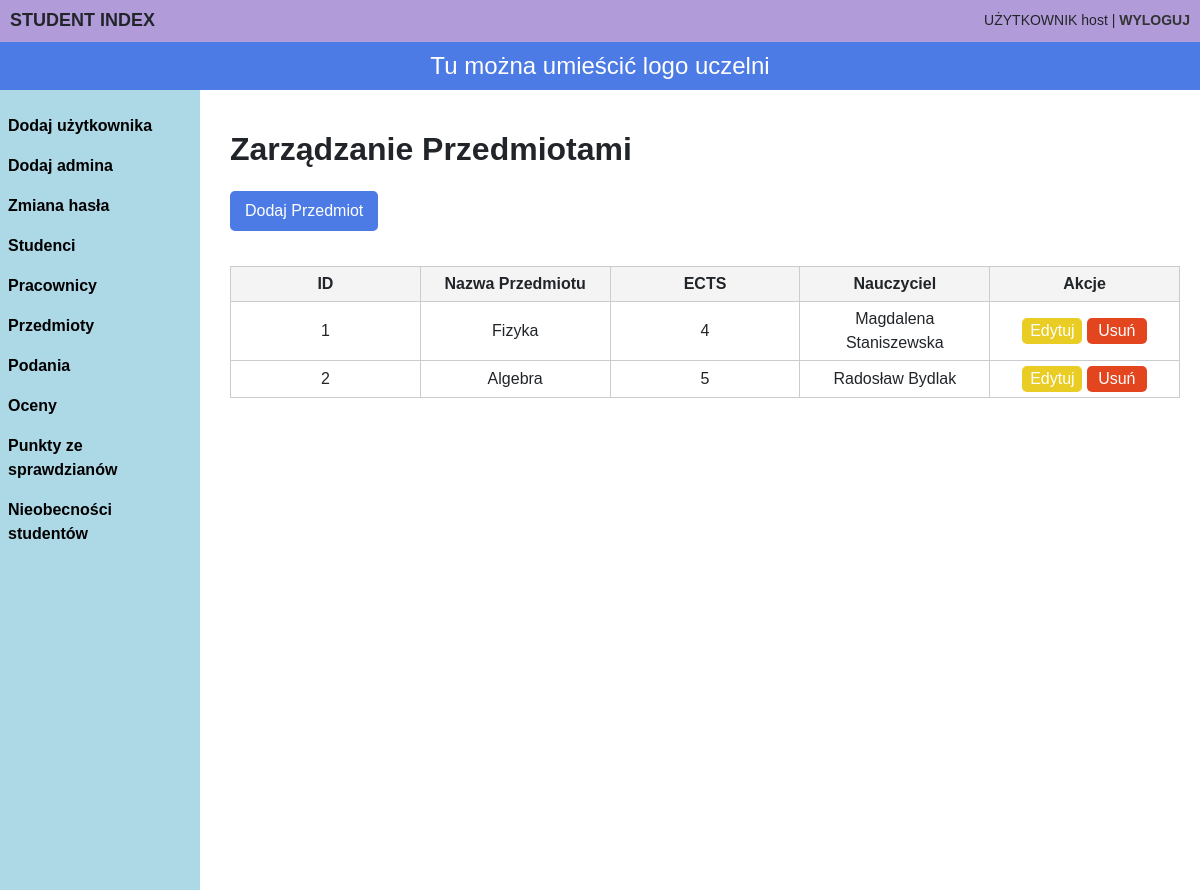
The page /admin_dashboard/subjects_info/ (signed in) on the database its author committed.
### Studentind/models.py (models this page shows, shortened)
class CustomUser(AbstractUser):
    ROLE_CHOICES = (
        ('Student', 'Student'),
        ('Teacher', 'Teacher'),
        ('Admin', 'Admin'),
    )
    role = models.CharField(max_length=10, choices=ROLE_CHOICES, default='student')

class Teacher(models.Model):
    teacherIndex = models.CharField(max_length=4, editable=False, unique=True)
    name = models.CharField(max_length=20)
    surname = models.CharField(max_length=20)
    email = models.CharField(max_length=35)
    pesel = models.CharField(max_length=11, unique = True)
    phone_nr = models.CharField(max_length=9)
    city = models.CharField(max_length = 20)
    street = models.CharField(max_length = 20)
    home_nr = models.CharField(max_length = 4)
    flat_nr = models.CharField(max_length = 7, null = True, blank = True)

class Subject(models.Model):
    subjectName = models.CharField(max_length=25, default="-")
    teacher = models.ForeignKey(Teacher, on_delete = models.CASCADE, db_constraint=False)
    ects = models.IntegerField(max_length=2)

### Studentind/views.py (the view)
# urls.py: path('admin_dashboard/subjects_info/', subjects_info , name='subjects_info'),
def subjects_info(request):
    subjects = Subject.objects.all()
    subjects_data = [
        {
            'id': subject.id,
            'subjectName': subject.subjectName,
            'ects': subject.ects,
            'teacherID': subject.teacher,
            'teacherName': subject.teacher.name,
            'teacherSurname': subject.teacher.surname,
            'teacherIndex': subject.teacher.teacherIndex,
        }
        for subject in subjects
    ]
    return render(request, 'subjects_info.html', {'subjects': subjects_data})

### Studentind/templates/subjects_info.html (shortened to what this page needs)
<!DOCTYPE html>
<html lang="pl">
<head>
    <link rel="stylesheet" href="https://stackpath.bootstrapcdn.com/bootstrap/4.5.2/css/bootstrap.min.css">
</head>
<body>
    <div class="header">
        <h1>STUDENT INDEX</h1>
        <div class="user-info">
            UŻYTKOWNIK {{user.username}} | <a href="/logout">WYLOGUJ</a>
        </div>
    </div>
    <a href="{% url 'admin_dashboard' %}">
    <div class="logo-bar">
        <h1>Tu można umieścić logo uczelni</h1>
    </div>
    </a>
    <div class="sidebar" id="sidebar">
        <a href="{% url 'register_user' %}">Dodaj użytkownika</a>
        <a href="{% url 'admins_view' %}">Dodaj admina</a>
        <a href="{% url 'user_list' %}">Zmiana hasła</a>
        <a href="{% url 'students_info' %}">Studenci</a>
        <a href="{% url 'teachers_info' %}">Pracownicy</a>
        <a href="{% url 'subjects_info' %}">Przedmioty</a>
        <a href="{% url 'aplications_info' %}">Podania</a>
        <a href="{% url 'teacher_oceny' %}">Oceny</a>
        <a href="{% url 'teacher_sprawdziany' %}">Punkty ze sprawdzianów</a>
        <a href="{% url 'teacher_obecnosc' %}">Nieobecności studentów</a>
    </div>
    <div class="content">
        <h1>Zarządzanie Przedmiotami</h1>
        <button class="addModelBtn" data-toggle="modal" data-target="#addSubjectModal">Dodaj Przedmiot</button>
        <table id="subjectsTable">
            <thead>
                <tr>
                    <th>ID</th>
                    <th>Nazwa Przedmiotu</th>
                    <th>ECTS</th>
                    <th>Nauczyciel</th>
                    <th>Akcje</th>
                </tr>
            </thead>
            <tbody>
                {% for subject in subjects %}
                <tr data-id="{{ subject.id }}">
                    <td>{{ subject.id }}</td>
                    <td class="subject-name">{{ subject.subjectName }}</td>
                    <td class="subject-ects">{{ subject.ects }}</td>
                    <td class="subject-teacher" data-teacher-id="{{ subject.teacherId }}">{{ subject.teacherName }} {{ subject.teacherSurname }}</td>
                    <td>
                        <button class="editBtn" data-toggle="modal" data-target="#editSubjectModal">Edytuj</button>
                        <button class="deleteBtn">Usuń</button>
                    </td>
                </tr>
                {% endfor %}
            </tbody>
        </table>
    </div>
</body>
</html>

### Studentind/templates/subjects_info.html (style rules this page uses)
body { font-family: Arial, sans-serif; margin: 0; padding: 0; }
.header { background-color: #b19cd9; padding: 10px; display: flex; justify-content: space-between; align-items: center; }
.header h1 { margin: 0; font-size: 18px; font-weight: bold; }
.header .user-info { font-size: 14px; }
.header .user-info a { text-decoration: none; color: #333; font-weight: bold; }
.logo-bar { background-color: #4d7be5; padding: 10px; text-align: center; }
.logo-bar h1 { margin: 0; font-size: 24px; color: #fff; }
.sidebar { background-color: #add8e6; width: 200px; padding-top: 16px; position: relative; height: 100vh; }
.sidebar a { display: block; padding: 8px; text-decoration: none; color: black; font-weight: bold; }
.content { margin-left: 210px; padding: 20px; padding-top: 20px; top: 100px; position: absolute; }
.content h1 { font-size: 32px; font-weight: bold; margin-top: 10px; }
table { width: 100%; border-collapse: collapse; margin-top: 20px; table-layout: fixed }
th, td { border: 1px solid #ccc; padding: 5px; text-align: center; word-wrap: break-word; }
th { background-color: #f4f4f4; }
.editBtn { display: inline-block; padding: 10px px; border: none; text-decoration: none; background-color: #e9cb20fa; color: white; border-radius: 5px; width: 60px; }
.deleteBtn { display: inline-block; padding: 10px px; border: none; text-decoration: none; background-color: #e13409e8; color: white; border-radius: 5px; width: 60px; }
.addModelBtn { display: inline-block; padding: 8px 15px; border: none; text-decoration: none; background-color: #4d7be5; color: white; border-radius: 5px; margin-top: 15px; margin-bottom: 15px; }

### rows shown on the page
CustomUser: username "host"
Teacher: id "1", subjectName "Fizyka", ects "4", teacherName "Magdalena", teacherSurname "Staniszewska"
Teacher: id "2", subjectName "Algebra", ects "5", teacherName "Radosław", teacherSurname "Bydlak"
